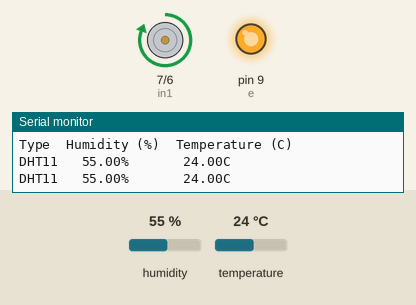
The sketch below on a simulated Arduino Uno, built with avr-gcc and run on an emulated ATmega328P. Shown: motor-driver pin pairs drawn as motors (green arrow = first pin HIGH = forward, orange = second pin HIGH = backward, longer = more drive), output pins drawn as LEDs (lit = HIGH), the last lines printed to the serial monitor. The test bench sets the inputs (shaded band); at power-on: temperature 24 °C, humidity 55 %.

Above: at 3.3 s.
3.4 s: temperature set to 28 °C
At 6.3 s:
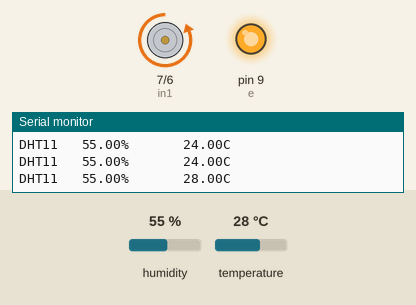
6.7 s: temperature set to 12 °C
At 7.9 s:
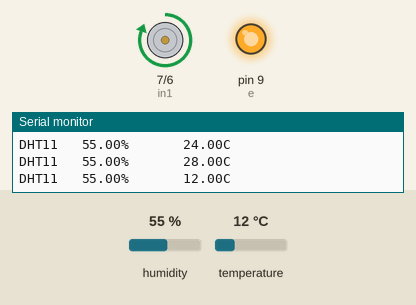
10.0 s: temperature set to 33 °C
At 10.7 s:
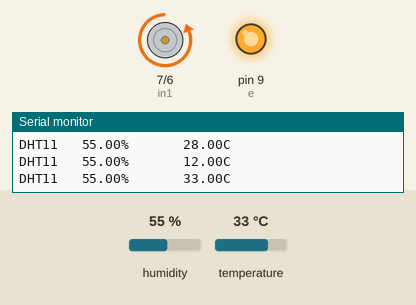
Timing chart, 0 to 13.0 s (numbered marks = the images above; inputs shaded):
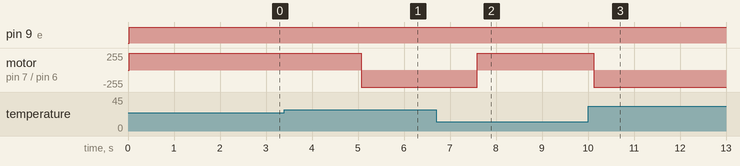

The sketch:

dcdc_ndda.ino
```cpp
#include "DHT.h"

int in1 = 7;
int in2 = 6;
int e = 9;

const int DHT_PIN = 4;
const int DHT_TYPE = DHT11;

DHT dht(DHT_PIN, DHT_TYPE);

void setup(){
  pinMode(in1, OUTPUT);
  pinMode(in2, OUTPUT);
  pinMode(e, OUTPUT);
  Serial.begin(9600);
  Serial.println("DHT TEST PROGRAM");
  dht.begin();
  Serial.println("Type\tHumidity (%)\tTemperature (C)");
}

void loop(){
  float h = dht.readHumidity();
  float t = dht.readTemperature();

  if (isnan(h) || isnan(t)){
    Serial.println("Failed to read from DHT sensor!");
  } else {
    Serial.print("DHT11 \t");
    Serial.print(h);
    Serial.print("%     \t");
    Serial.print(t);
    Serial.print("C");
    Serial.println();
  }
  if (t < 27){
    digitalWrite(in1, HIGH);
    digitalWrite(in2, LOW);
    analogWrite(e, 255);
    delay(500);
  }

  else {
    digitalWrite(in1, LOW);
    digitalWrite(in2, HIGH);
    analogWrite(e, 255);
    delay(500);
  }

  delay(2000);
}
```

Measured:
- the behaviour switches between 26 and 27 °C on temperature (found by bisection; images 0 and 1)
- after the input at 3.4 s, motor on pin 7 (in1) / pin 6 (in2): forward 255/255 → backward 255/255 after 1.7 s
- after the input at 6.7 s, motor on pin 7 (in1) / pin 6 (in2): backward 255/255 → forward 255/255 after 0.90 s
- after the input at 10.0 s, motor on pin 7 (in1) / pin 6 (in2): forward 255/255 → backward 255/255 after 0.12 s
